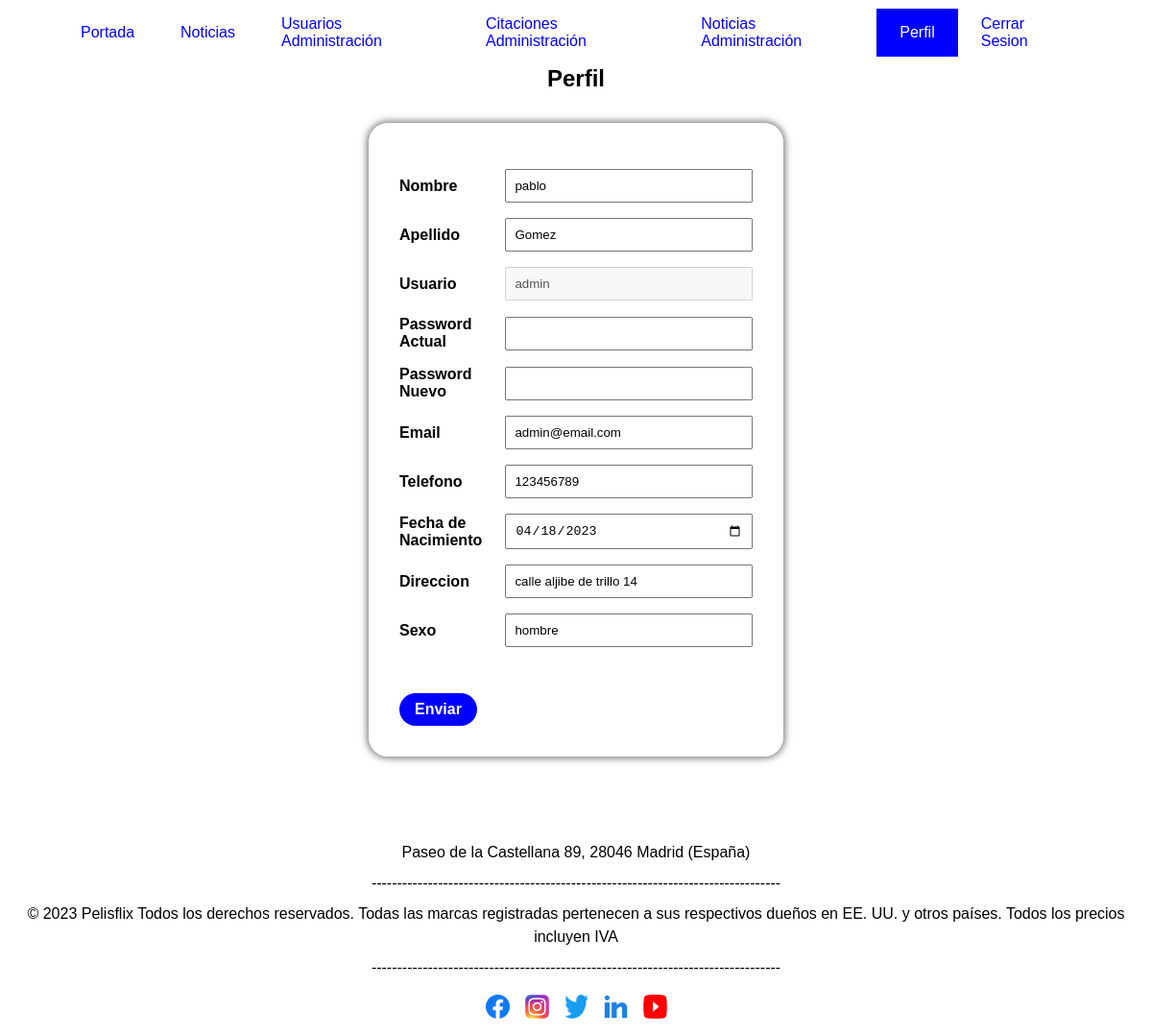
The page /itmd/public/perfil.php?idUser=8 (signed in) on the database its author committed.
### tables this page shows
CREATE TABLE `users_data` (
  `idUser` int(11) NOT NULL,
  `nombre` char(100) NOT NULL,
  `apellido` char(100) NOT NULL,
  `email` char(100) NOT NULL,
  `telefono` text NOT NULL,
  `fecha_de_nacimiento` date NOT NULL,
  `direccion` text DEFAULT NULL,
  `sexo` text DEFAULT NULL
);

### itmd/private/functions.php (called while the page is built, shortened)
<?php
	function e_s($string){
		global $database_connection ;
		return $database_connection->escape_string($string);
	}
?>

### itmd/private/queries.php (called while the page is built, shortened)
<?php
	function datos_usuario($database_connection,$idUser){
		$sql = "SELECT * FROM users_data WHERE idUser='".e_s($idUser)."';";
		$result = $database_connection->query($sql);
		if ($result) {
			$user_data = $result->fetch_assoc();
			$sql = "SELECT * FROM users_login WHERE idUser='".e_s($idUser)."';";
			$result = $database_connection->query($sql);
			if ($result) {
				$user_login = $result->fetch_assoc();
				$user_data['usuario'] = $user_login['usuario'];
				$user_data['password'] = $user_login['password'];
				return $user_data;
			}else{
				echo $database_connection->error;
				return false;
			}
		}else{
			echo $database_connection->error;
			return false;
		}
	}
?>

### itmd/public/perfil.php (the view, shortened to what this page needs)
<?php
	require_once '../private/config.php';
	include SHARED_PATH. '/head.php';
	include SHARED_PATH. '/header.php';
?>
<?php
	if (isset($_GET['idUser'])) {
		$idUser = $_GET['idUser'];
		$usuario = datos_usuario($database_connection,$idUser);
	}else{
		redirect_to('index.php');
	}
?>
	<main>
		<section>
			<div class="container">
				<h1>Perfil</h1>
				<div class="user-form-wrapper">
					<form action="<?php url_completo('public/perfil.php?idUser='.$idUser); ?>" method="POST">
						<div class="flex align-center justify-between input-group">
							<label for="nombre">Nombre</label>
							<input type="text" name="nombre" id="nombre" maxlength="100" value="<?php echo $usuario['nombre']; ?>">
						</div>
						<div class="flex align-center justify-between input-group">
							<label for="apellido">Apellido</label>
							<input type="text" name="apellido" id="apellido" maxlength="100" value="<?php echo $usuario['apellido']; ?>">
						</div>
						<div class="flex align-center justify-between input-group">
							<label for="usuario">Usuario</label>
							<input type="text" name="usuario" id="usuario" disabled value="<?php echo $usuario['usuario']; ?>">
						</div>
						<div class="flex align-center justify-between input-group">
							<label for="password">Password Actual</label>
							<input type="password" name="password_actual" id="password_actual">
						</div>
						<div class="flex align-center justify-between input-group">
							<label for="password">Password Nuevo</label>
							<input type="password" name="password" id="password">
						</div>
						<div class="flex align-center justify-between input-group">
							<label for="email">Email</label>
							<input type="email" name="email" id="email" maxlength="100" value="<?php echo $usuario['email']; ?>">
						</div>
						<div class="flex align-center justify-between input-group">
							<label for="telefono">Telefono</label>
							<input type="text" name="telefono" id="telefono" maxlength="9" value="<?php echo $usuario['telefono']; ?>">
						</div>
						<div class="flex align-center justify-between input-group">
							<label for="fecha_de_nacimiento">Fecha de Nacimiento</label>
							<input type="date" name="fecha_de_nacimiento" id="fecha_de_nacimiento" value="<?php echo $usuario['fecha_de_nacimiento']; ?>">
						</div>
						<div class="flex align-center justify-between input-group">
							<label for="direccion">Direccion</label>
							<input type="text" name="direccion" id="direccion" value="<?php echo $usuario['direccion']; ?>">
						</div>
						<div class="flex align-center justify-between input-group">
							<label for="sexo">Sexo</label>
							<input type="text" name="sexo" id="sexo" value="<?php echo $usuario['sexo']; ?>">
						</div>
						<button type="submit">Enviar</button>
					</form>
				</div>
			</div>
		</section>
	</main>
<?php
	include SHARED_PATH.'/footer.php';
?>

### itmd/assets/css/style.css (style rules this page uses)
:root { --color-principal:#0000FF; }
* { margin:0; padding: 0; box-sizing: border-box; }
main { padding-bottom: 2rem; min-height: 100vh; }
.container { width: 90%; margin:0 auto; }
h1,h2,h3,p,a,li,label,div,span { font-family: "Open-Sans",sans-serif; }
h1,h2 { text-align: center; margin-bottom: 2rem; }
.flex { display: flex; }
.justify-between { justify-content: space-between; }
.align-center { align-items: center; }
.user-form-wrapper { width: 40%; margin:0 auto; padding: 2rem; box-shadow: 0 0 7px 2px rgba(0,0,0,.5); border-radius: 20px; }
.input-group { margin:1rem 0; }
.input-group label { width: 30%; }
.input-group input, .input-group select, .input-group textarea { width: 70%; }
input[type="text"],input[type="date"],input[type="email"],input[type="password"],input[type="file"],select,textarea,label { display: block; }
input,select,textarea { padding: .5rem; outline: none; }
label { font-weight: 600; }
button { display: inline-block; padding: .5rem 1rem; margin:2rem 0 0; cursor: pointer; border-radius: 20px; }
button[type="submit"] { font-size: 1rem; font-weight: 600; color: #fff; background-color: var(--color-principal); border: none; }

### rows shown on the page
users_data: nombre "pablo", apellido "Gomez", email "admin@email.com", telefono "123456789", fecha_de_nacimiento "04/18/2023", direccion "calle aljibe de trillo 14", sexo "hombre"
